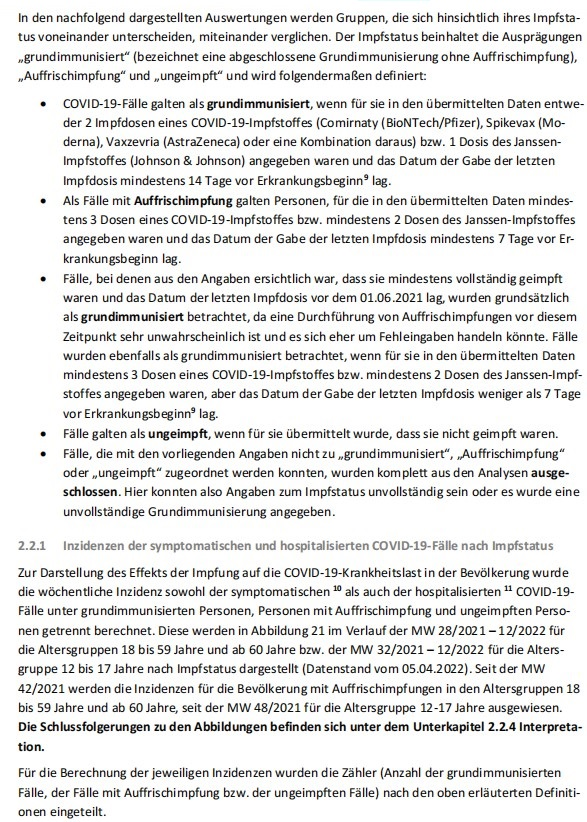
#> input picture Development/imageTest/test9.jpg, 587 x 822 px, found by its file name
$ python rotate.py
#> lines starting #> are read from the running program, lines starting #| are printed output that depends on the picture
import cv2
import numpy as np
import matplotlib.pyplot as plt

import math


# get the shape of the image and then determine the center
# https://blog.csdn.net/qq_44109682/article/details/117434461
def Rotate(path, angle):

    '''
    - path
    - angle:
        # 60 means rotate sixty degrees clockwise
        # -60 means rotate sixty degrees counterclockwise
    - return --- image_rotate

    '''
#> called with path = 'Development\\imageTest\\test9.jpg', angle = 30
    angle = -angle

    image = cv2.imread(path, 0)
#> image: shape (822, 587); min 0, max 255, mean 228


    h, w = image.shape[0:2]
#> h = 822; w = 587
    center_X, center_Y = w // 2, h // 2
#> center_X = 293; center_Y = 411

    # make the rotation matrix
    M = cv2.getRotationMatrix2D((center_X, center_Y), angle, 1.0)

    # adaptive image border size
    cos = np.abs(M[0, 0])
#> cos = 0.866
    sin = np.abs(M[0, 1])
#> sin = 0.5

    # compute the new bounding dimensions of the image
    new_w = int((h * sin) + (w * cos))
#> new_w = 919
    new_h = int((h * cos) + (w * sin))
#> new_h = 1005

    # adjust the rotation matrix to take into account translation
    M[0, 2] += (new_w / 2) - center_X
    M[1, 2] += (new_h / 2) - center_Y


    # perform the actual rotation and return the image
    # borderValue
    image_rotate = cv2.warpAffine(image, M, (new_w, new_h),borderValue=(255,255,255))
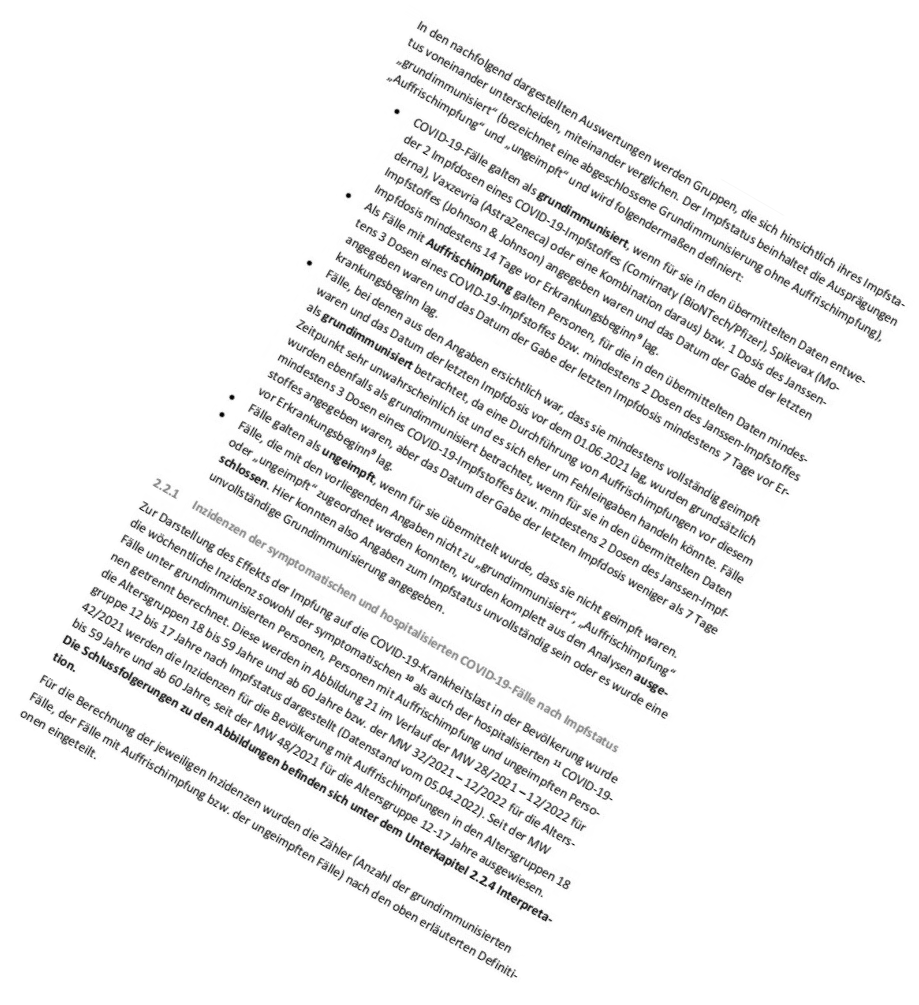
#> image_rotate: shape (1005, 919); min 1, max 255, mean 240.9
    # borderValue default（0, 0 , 0）
    # return cv2.warpAffine(image, M, (nW, nH))


    cv2.imshow('',image_rotate)
    cv2.waitKey()
    cv2.imwrite('winkel_%s.png'%angle, image_rotate)

    return image_rotate

# [99 lines left out: functions GetAngle, ImageRotate, TiltCorrection, not called in this run]

if __name__ == '__main__':
    #for angle in range(0,91):
        angle = 30
        Rotate(r'Development\imageTest\test9.jpg', angle)
        #path = "winkel_%s.png" %angle
        #img = cv2.imread(path,0)
        #TiltCorrection(img)
    # 60 means rotate sixty degrees clockwise
    # -60 means rotate sixty degrees counterclockwise

$ run again, with Development/imageTest/test4.jpg copied over Development/imageTest/test9.jpg
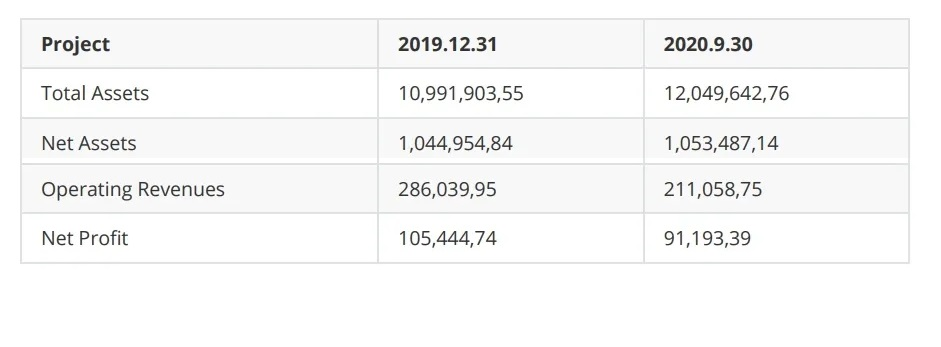
#> input picture Development/imageTest/test4.jpg, 941 x 347 px, found by its file name
#> in Rotate, `image_rotate = cv2.warpAffine(image, M, (new_w, new_h),borderValue=(25..`:
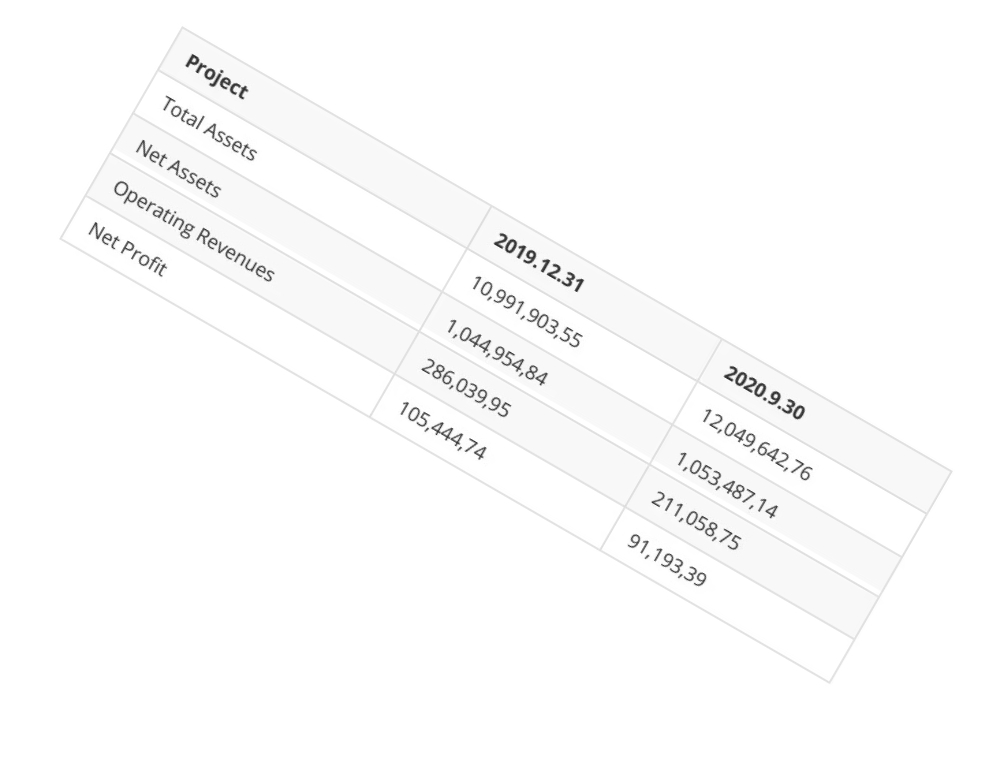
#> image_rotate: shape (771, 988); min 41, max 255, mean 251.6

$ run again, with Development/imageTest/test7.jpg copied over Development/imageTest/test9.jpg
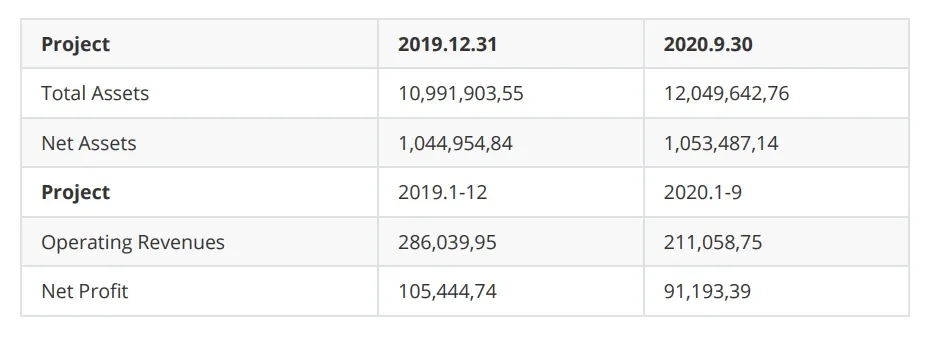
#> input picture Development/imageTest/test7.jpg, 941 x 347 px, found by its file name
#> in Rotate, `image_rotate = cv2.warpAffine(image, M, (new_w, new_h),borderValue=(25..`:
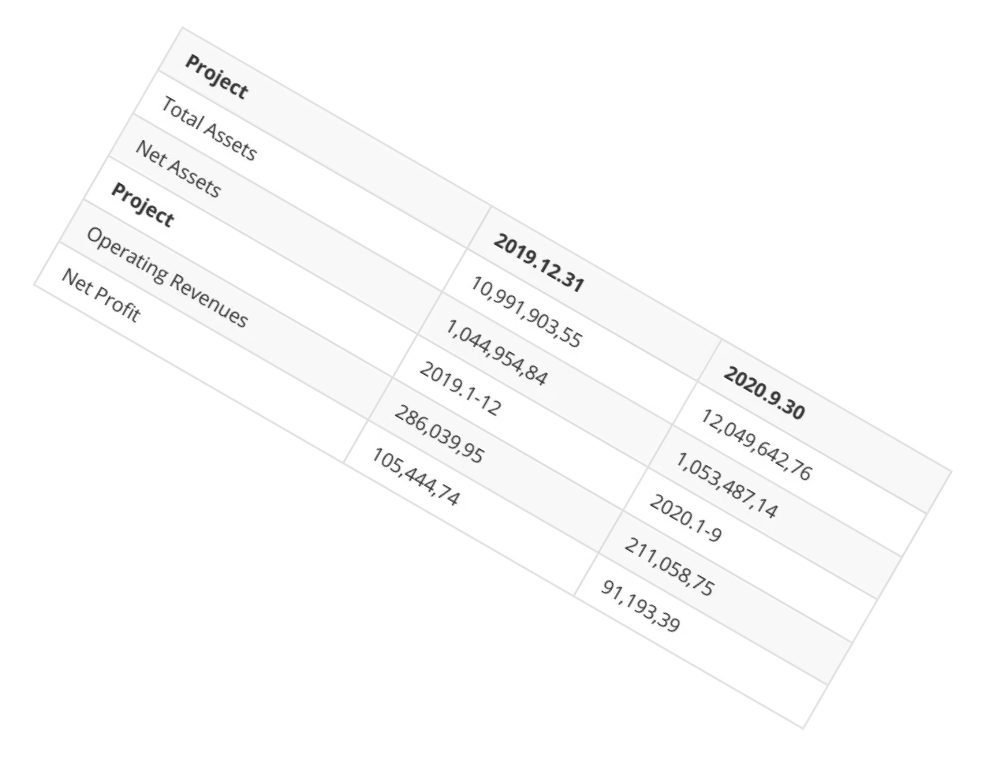
#> image_rotate: shape (771, 988); min 43, max 255, mean 251.2

$ run again, with Development/imageTest/test8.jpg copied over Development/imageTest/test9.jpg
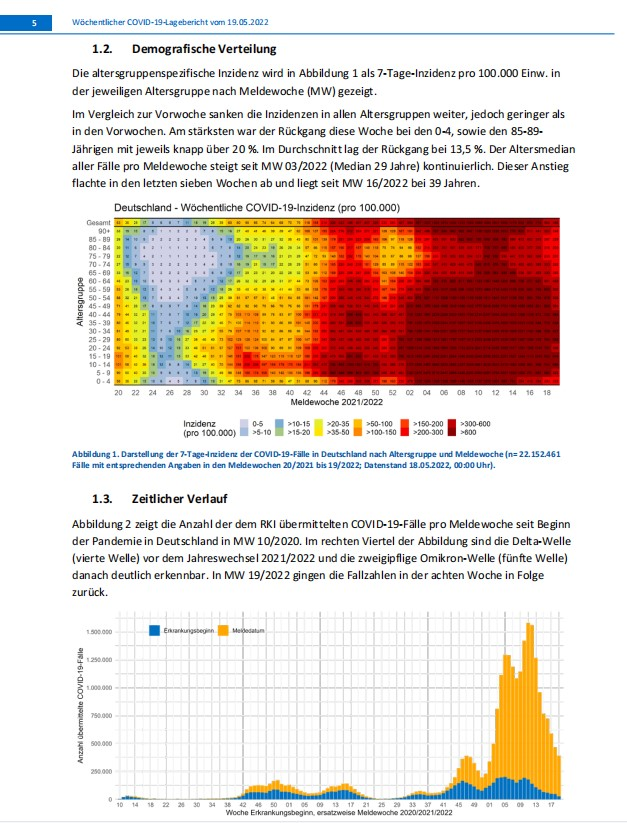
#> input picture Development/imageTest/test8.jpg, 627 x 823 px, found by its file name
#> in Rotate, `image = cv2.imread(path, 0)`:
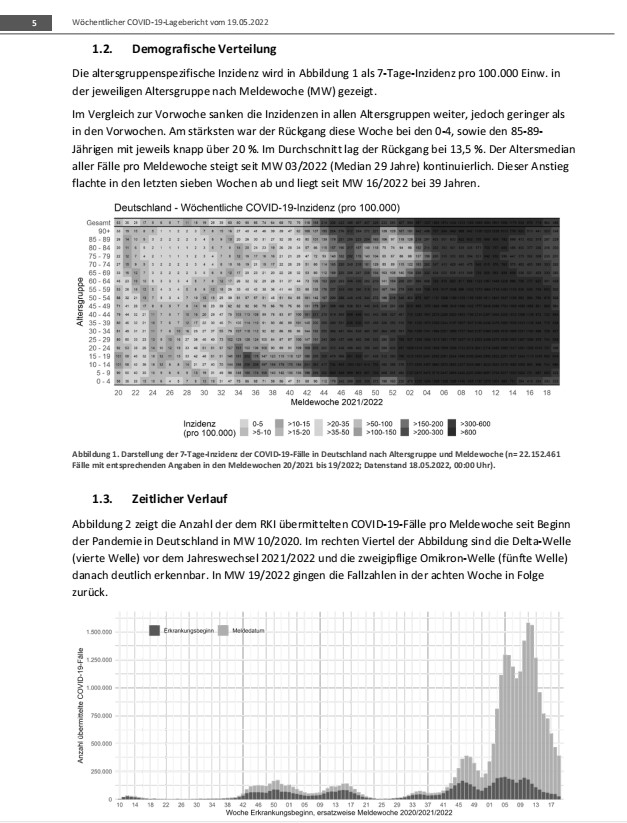
#> image: shape (823, 627); min 0, max 255, mean 221.1
#> in Rotate, `image_rotate = cv2.warpAffine(image, M, (new_w, new_h),borderValue=(25..`:
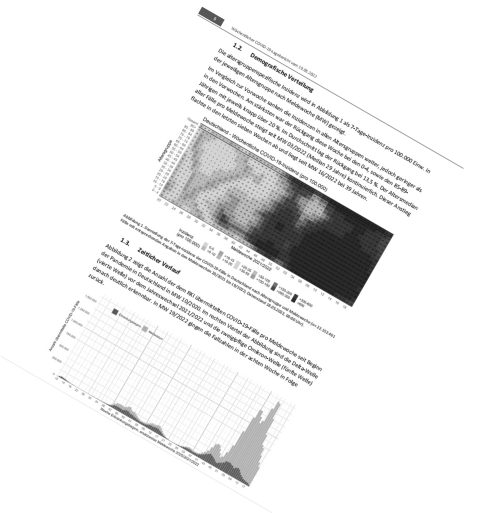
#> image_rotate: shape (1026, 954) (shown at 1/2 size); min 2, max 255, mean 237.1
